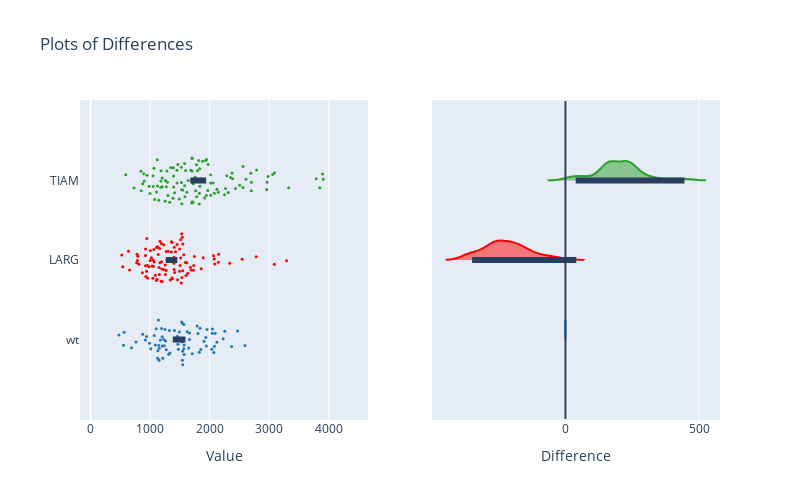

The cell this chart's notebook holds for it:
### Code cell
def plots_of_differences_plotly(df_in,factor='Value', ctl_label = 'wt', palette='tab10', plot_type='swarm',conditions_to_include='all'):
    
    '''
    A function to create the plots of differences plots with bootstrapping CIs on sample data. 
    Based on the method and code from Joachim Goedhart doi: https://doi.org/10.1101/578575
        https://www.biorxiv.org/content/10.1101/578575v1.full.pdf+html
        and related code in R: 
        https://github.com/JoachimGoedhart/PlotsOfDifferences/blob/master/app.R
    '''
    
    df = df_in.copy()

    if ctl_label == -1:
        grouping = 'label'
        assert len(df[grouping].unique()) < 30, str(len(df[grouping].unique()))+ ' groups will be difficult to display, try optimizing the clustering.'

    else:
        
        grouping = 'Condition'

        if conditions_to_include  == 'all':
            conditions_to_include = df['Condition'].unique()

        # Sort the dataframe by custom category list to set draw order
        df[grouping] = pd.Categorical(df[grouping], conditions_to_include)


    df.sort_values(by=grouping, inplace=True, ascending=True)

    
    fig = make_subplots(rows=1, cols=2, shared_yaxes=True)

    # Resize points based on number of samples to reduce overplotting.
    if(len(df) > 1000):
        pt_size = 1
    else:
        pt_size = 3


    # Get the control bootstrap

    # Get a colormap the length of unique condition (or whatever they're being grouped by)
    colors = np.asarray(sns.color_palette(palette, n_colors=len(pd.unique(df[grouping]))))

    ctl_bootstrap = bootstrap_sample(df[factor][df['Condition'] == ctl_label])

    # Store the calculated CIs in a list of shapes to add to the plot using shape in update layout.
    shape_list = []    

    for i in range(0,len(pd.unique(df[grouping]))):

        if (plot_type=='swarm'):

            # Plot the points
            fig.add_trace(go.Violin(
                                    # Select the subset of the dataframe we need by chaining another [] as condition to plot the susbset of the dataframe.
                                    x=df[factor][df[grouping] == pd.unique(df[grouping])[i]],
                                    y=df[grouping][df[grouping] == pd.unique(df[grouping])[i]],
                                    line={
                                        'width': 0
                                    },
                                    points="all",
                                    pointpos=0,
                                    marker={
                                         'color': 'rgb' + str(tuple(colors[i,:])),#colors[i],#'black' #diff_df['Value'].values
                                         'size': pt_size
                                         #'color': colors[np.where(cond_list == diff_df['Condition'])[0]]
                                    },
                                    orientation="h",
                                    jitter=1,
                                    fillcolor='rgba(0,0,0,0)',
                                    width= 0.75, # Width of the violin, will influence extent of jitter
                                   ),

                                    row=1, col=1)

        elif (plot_type=='violin'):

            # Plot the points
            fig.add_trace(go.Violin(
                                    # Select the subset of the dataframe we need by chaining another [] as condition to plot the susbset of the dataframe.
                                    x=df[factor][df[grouping] == pd.unique(df[grouping])[i]],
                                    y=df[grouping][df[grouping] == pd.unique(df[grouping])[i]],
                                    line={
                                        'width': 1
                                    },
                                    pointpos=0,
                                    marker={
                                         'color': 'rgb' + str(tuple(colors[i,:])),#colors[i],#'black' #diff_df['Value'].values
                                         'size': pt_size

                                    },
                                    orientation="h",
                                    side='positive',
                                    meanline_visible=True,
                                    points=False,
                                    width= 0.75, # Width of the violin, will influence extent of jitter
                                   ),

                                    row=1, col=1)

        elif (plot_type=='box'):

            # Plot the points
            fig.add_trace(go.Box(
                                # Select the subset of the dataframe we need by chaining another [] as condition to plot the susbset of the dataframe.
                                x=df[factor][df[grouping] == pd.unique(df[grouping])[i]],
                                y=df[grouping][df[grouping] == pd.unique(df[grouping])[i]],
                                line={
                                    'width': 1
                                },
#                                 pointpos=0,
                                marker={
                                     'color': 'rgb' + str(tuple(colors[i,:])),#colors[i],#'black' #diff_df['Value'].values
                                     'size': pt_size

                                },
                                orientation="h",
                                boxpoints='all',
                               ),

                                row=1, col=1)



        # Use the ctl_bootstrap if we're now on that condition, otherwise will create a new bootstrap sample that won't be the same.
        if(pd.unique(df['Condition'])[i] == ctl_label):
            bootstrap = ctl_bootstrap
        else:
            bootstrap = bootstrap_sample(df[factor][df['Condition'] == pd.unique(df['Condition'])[i]])

        difference = bootstrap - ctl_bootstrap

        # Calculate the confidence interval
        sample = df[factor][df['Condition'] == pd.unique(df['Condition'])[i]]
        raw_ci = st.t.interval(0.95, len(sample)-1, loc=np.mean(sample), scale=st.sem(sample))
        diff_ci = np.percentile(difference, [2.5,97.5])

        fig.add_trace(go.Violin(
                                # Select the subset of the dataframe we need by chaining another [] as condition to plot the susbset of the dataframe. 
                                x=difference,
                                y=df['Condition'][df['Condition'] == pd.unique(df['Condition'])[i]],    

                                side="positive",
                                orientation="h",
                                points=False,
                                # line_color = colors[i] #'black'
                                line_color = 'rgb' + str(tuple(colors[i,:])),#colors[i], #'black'

                               ), 
                                row=1, col=2)

 

        # Add raw CI to the list of dicts
        shape_list.append(dict(type="line", xref="x1", yref="y1",
                                 x0=raw_ci[0], y0=i, x1=raw_ci[1], y1=i, line_width=6))
        # Add diff CI to the list of dicts
        shape_list.append(dict(type="line", xref="x2", yref="y2",
                                 x0=diff_ci[0], y0=i, x1=diff_ci[1], y1=i, line_width=6))


    shape_list.append(dict(type="line", xref="x2", yref="y2",x0=0, y0=-1, x1=0, y1=3, line_width=2)) # Thick line at x=0 for the difference plot

    fig.update_layout(height=500, width=800,showlegend=False,
                      title_text="Plots of Differences",
                      shapes=shape_list # Accepts a list of dicts.
                     )
    fig.update_xaxes(title_text=factor, row=1, col=1)
    fig.update_xaxes(title_text="Difference", row=1, col=2)
    fig.show() 
    
# Test it:
diff_df = pd.read_csv('PlotsOfDiffs_Tidy.csv')
plots_of_differences_plotly(diff_df, conditions_to_include=['wt','LARG','TIAM'])

### Figure 1 — Plotly figure (JSON) as saved in the notebook; plotly's stock layout.template omitted (floating-point values rounded to 4 significant figures; data arrays with more than 128 entries replaced by an {"elided": "..."} marker saying what was removed)
{"data": [{"fillcolor": "rgba(0,0,0,0)", "jitter": 1, "line": {"width": 0}, "marker": {"color": "rgb(0.12156862745098039, 0.4666666666666667, 0.7058823529411765)", "size": 3}, "orientation": "h", "pointpos": 0, "points": "all", "type": "violin", "width": 0.75, "x": [1103.0, 1250.0, 1458.0, 1567.0, 1565.0, 1240.0, 1622.0, 1131.0, 564.5, 1955.0, 1826.0, 1707.0, 1476.0, 1531.0, 2081.0, 2043.0, 875.7, 1231.0, 477.2, 2122.0, 1571.0, 1946.0, 1087.0, 1323.0, 1543.0, 1127.0, 1542.0, 2228.0, 1661.0, 1572.0, 1840.0, 1194.0, 1805.0, 1173.0, 2368.0, 1272.0, 1070.0, 554.1, 1312.0, 1852.0, 1466.0, 1545.0, 1647.0, 990.9, 763.4, 1409.0, 2047.0, 1549.0, 1525.0, 1661.0, 1145.0, 1546.0, 2092.0, 1790.0, 1906.0, 1205.0, 2070.0, 1334.0, 1213.0, 921.4, 1936.0, 1154.0, 1203.0, 1493.0, 1151.0, 940.6, 2037.0, 2469.0, 1261.0, 1013.0, 689.7, 2254.0, 2594.0, 1140.0], "xaxis": "x", "y": ["wt", "wt", "wt", "wt", "wt", "wt", "wt", "wt", "wt", "wt", "wt", "wt", "wt", "wt", "wt", "wt", "wt", "wt", "wt", "wt", "wt", "wt", "wt", "wt", "wt", "wt", "wt", "wt", "wt", "wt", "wt", "wt", "wt", "wt", "wt", "wt", "wt", "wt", "wt", "wt", "wt", "wt", "wt", "wt", "wt", "wt", "wt", "wt", "wt", "wt", "wt", "wt", "wt", "wt", "wt", "wt", "wt", "wt", "wt", "wt", "wt", "wt", "wt", "wt", "wt", "wt", "wt", "wt", "wt", "wt", "wt", "wt", "wt", "wt"], "yaxis": "y"}, {"line": {"color": "rgb(0.12156862745098039, 0.4666666666666667, 0.7058823529411765)"}, "orientation": "h", "points": false, "side": "positive", "type": "violin", "x": {"elided": "1000 int values"}, "xaxis": "x2", "y": ["wt", "wt", "wt", "wt", "wt", "wt", "wt", "wt", "wt", "wt", "wt", "wt", "wt", "wt", "wt", "wt", "wt", "wt", "wt", "wt", "wt", "wt", "wt", "wt", "wt", "wt", "wt", "wt", "wt", "wt", "wt", "wt", "wt", "wt", "wt", "wt", "wt", "wt", "wt", "wt", "wt", "wt", "wt", "wt", "wt", "wt", "wt", "wt", "wt", "wt", "wt", "wt", "wt", "wt", "wt", "wt", "wt", "wt", "wt", "wt", "wt", "wt", "wt", "wt", "wt", "wt", "wt", "wt", "wt", "wt", "wt", "wt", "wt", "wt"], "yaxis": "y2"}, {"fillcolor": "rgba(0,0,0,0)", "jitter": 1, "line": {"width": 0}, "marker": {"color": "rgb(1.0, 0.4980392156862745, 0.054901960784313725)", "size": 3}, "orientation": "h", "pointpos": 0, "points": "all", "type": "violin", "width": 0.75, "x": [3291.0, 2546.0, 1005.0, 928.9, 1404, 1304.0, 1230.0, 1496.0, 1406.0, 1087.0, 1156.0, 2065.0, 1064.0, 1605.0, 1108.0, 1166.0, 1370.0, 1413.0, 1461.0, 1258.0, 1203.0, 1548.0, 1567.0, 2076.0, 983.8, 637.7, 958.5, 946.4, 781.7, 787.5, 1427.0, 2087.0, 812.9, 1504.0, 1403.0, 1358.0, 524.6, 1374.0, 1358.0, 1228.0, 1271.0, 1285.0, 1532.0, 1269.0, 1046.0, 1256.0, 1055.0, 1166.0, 775.4, 542.0, 1399.0, 795.0, 1689.0, 1338.0, 1744.0, 1137.0, 921.9, 923.5, 1369.0, 1725.0, 2152.0, 657.3, 1190.0, 2781.0, 1050.0, 1891.0, 1593.0, 3085.0, 1160.0, 1550.0, 1633.0, 1733.0, 1858.0, 1495.0, 1513.0, 1186.0, 1068.0, 1454.0, 2147.0, 923.1, 1108.0, 871.5, 1002.0, 1193.0, 1515.0, 1034.0, 1196.0, 1021.0, 1677.0, 1524.0, 955.6, 1535.0, 1616.0, 1117.0, 2336.0, 1151.0, 1541.0, 1127.0, 940.2], "xaxis": "x", "y": ["LARG", "LARG", "LARG", "LARG", "LARG", "LARG", "LARG", "LARG", "LARG", "LARG", "LARG", "LARG", "LARG", "LARG", "LARG", "LARG", "LARG", "LARG", "LARG", "LARG", "LARG", "LARG", "LARG", "LARG", "LARG", "LARG", "LARG", "LARG", "LARG", "LARG", "LARG", "LARG", "LARG", "LARG", "LARG", "LARG", "LARG", "LARG", "LARG", "LARG", "LARG", "LARG", "LARG", "LARG", "LARG", "LARG", "LARG", "LARG", "LARG", "LARG", "LARG", "LARG", "LARG", "LARG", "LARG", "LARG", "LARG", "LARG", "LARG", "LARG", "LARG", "LARG", "LARG", "LARG", "LARG", "LARG", "LARG", "LARG", "LARG", "LARG", "LARG", "LARG", "LARG", "LARG", "LARG", "LARG", "LARG", "LARG", "LARG", "LARG", "LARG", "LARG", "LARG", "LARG", "LARG", "LARG", "LARG", "LARG", "LARG", "LARG", "LARG", "LARG", "LARG", "LARG", "LARG", "LARG", "LARG", "LARG", "LARG"], "yaxis": "y"}, {"line": {"color": "rgb(1.0, 0.4980392156862745, 0.054901960784313725)"}, "orientation": "h", "points": false, "side": "positive", "type": "violin", "x": {"elided": "1000 float values"}, "xaxis": "x2", "y": ["LARG", "LARG", "LARG", "LARG", "LARG", "LARG", "LARG", "LARG", "LARG", "LARG", "LARG", "LARG", "LARG", "LARG", "LARG", "LARG", "LARG", "LARG", "LARG", "LARG", "LARG", "LARG", "LARG", "LARG", "LARG", "LARG", "LARG", "LARG", "LARG", "LARG", "LARG", "LARG", "LARG", "LARG", "LARG", "LARG", "LARG", "LARG", "LARG", "LARG", "LARG", "LARG", "LARG", "LARG", "LARG", "LARG", "LARG", "LARG", "LARG", "LARG", "LARG", "LARG", "LARG", "LARG", "LARG", "LARG", "LARG", "LARG", "LARG", "LARG", "LARG", "LARG", "LARG", "LARG", "LARG", "LARG", "LARG", "LARG", "LARG", "LARG", "LARG", "LARG", "LARG", "LARG", "LARG", "LARG", "LARG", "LARG", "LARG", "LARG", "LARG", "LARG", "LARG", "LARG", "LARG", "LARG", "LARG", "LARG", "LARG", "LARG", "LARG", "LARG", "LARG", "LARG", "LARG", "LARG", "LARG", "LARG", "LARG"], "yaxis": "y2"}, {"fillcolor": "rgba(0,0,0,0)", "jitter": 1, "line": {"width": 0}, "marker": {"color": "rgb(0.17254901960784313, 0.6274509803921569, 0.17254901960784313)", "size": 3}, "orientation": "h", "pointpos": 0, "points": "all", "type": "violin", "width": 0.75, "x": [1300, 1109.0, 1205.0, 1395.0, 2560.0, 2957.0, 1291.0, 1384.0, 1183.0, 1704.0, 902.7, 3894.0, 1466.0, 1797.0, 1828.0, 2504.0, 1283.0, 984.7, 1185.0, 2376.0, 2122.0, 1936.0, 1837.0, 1348.0, 1530.0, 2059.0, 852.0, 2311.0, 2610.0, 1944.0, 1781.0, 3089.0, 1050.0, 1585.0, 1065.0, 1533.0, 1077.0, 1581.0, 1524.0, 1756.0, 1707.0, 1452.0, 2288, 2434.0, 2266.0, 1526.0, 1706.0, 1974.0, 2016.0, 1685.0, 2702.0, 2386.0, 3326.0, 1639.0, 893.6, 1597.0, 1253.0, 1120.0, 847.4, 1781.0, 1916.0, 1274.0, 948.5, 1205.0, 1491.0, 1548.0, 1260.0, 591.6, 1124.0, 3907.0, 1397.0, 2788.0, 2699.0, 1703.0, 1617.0, 3849.0, 1180.0, 1767.0, 3058.0, 2017.0, 2250.0, 1699.0, 999.6, 2079.0, 2692.0, 1947.0, 2560.0, 2963.0, 3789.0, 1884.0, 1331.0, 1723.0, 1854.0, 1970.0, 1580.0, 2017.0, 1054.0, 1826.0, 1146.0, 877.3, 1725.0, 1454.0, 1411.0, 1817.0, 2350.0, 1392.0, 730.1, 2146.0, 1833.0, 2981.0], "xaxis": "x", "y": ["TIAM", "TIAM", "TIAM", "TIAM", "TIAM", "TIAM", "TIAM", "TIAM", "TIAM", "TIAM", "TIAM", "TIAM", "TIAM", "TIAM", "TIAM", "TIAM", "TIAM", "TIAM", "TIAM", "TIAM", "TIAM", "TIAM", "TIAM", "TIAM", "TIAM", "TIAM", "TIAM", "TIAM", "TIAM", "TIAM", "TIAM", "TIAM", "TIAM", "TIAM", "TIAM", "TIAM", "TIAM", "TIAM", "TIAM", "TIAM", "TIAM", "TIAM", "TIAM", "TIAM", "TIAM", "TIAM", "TIAM", "TIAM", "TIAM", "TIAM", "TIAM", "TIAM", "TIAM", "TIAM", "TIAM", "TIAM", "TIAM", "TIAM", "TIAM", "TIAM", "TIAM", "TIAM", "TIAM", "TIAM", "TIAM", "TIAM", "TIAM", "TIAM", "TIAM", "TIAM", "TIAM", "TIAM", "TIAM", "TIAM", "TIAM", "TIAM", "TIAM", "TIAM", "TIAM", "TIAM", "TIAM", "TIAM", "TIAM", "TIAM", "TIAM", "TIAM", "TIAM", "TIAM", "TIAM", "TIAM", "TIAM", "TIAM", "TIAM", "TIAM", "TIAM", "TIAM", "TIAM", "TIAM", "TIAM", "TIAM", "TIAM", "TIAM", "TIAM", "TIAM", "TIAM", "TIAM", "TIAM", "TIAM", "TIAM", "TIAM"], "yaxis": "y"}, {"line": {"color": "rgb(0.17254901960784313, 0.6274509803921569, 0.17254901960784313)"}, "orientation": "h", "points": false, "side": "positive", "type": "violin", "x": {"elided": "1000 float values"}, "xaxis": "x2", "y": ["TIAM", "TIAM", "TIAM", "TIAM", "TIAM", "TIAM", "TIAM", "TIAM", "TIAM", "TIAM", "TIAM", "TIAM", "TIAM", "TIAM", "TIAM", "TIAM", "TIAM", "TIAM", "TIAM", "TIAM", "TIAM", "TIAM", "TIAM", "TIAM", "TIAM", "TIAM", "TIAM", "TIAM", "TIAM", "TIAM", "TIAM", "TIAM", "TIAM", "TIAM", "TIAM", "TIAM", "TIAM", "TIAM", "TIAM", "TIAM", "TIAM", "TIAM", "TIAM", "TIAM", "TIAM", "TIAM", "TIAM", "TIAM", "TIAM", "TIAM", "TIAM", "TIAM", "TIAM", "TIAM", "TIAM", "TIAM", "TIAM", "TIAM", "TIAM", "TIAM", "TIAM", "TIAM", "TIAM", "TIAM", "TIAM", "TIAM", "TIAM", "TIAM", "TIAM", "TIAM", "TIAM", "TIAM", "TIAM", "TIAM", "TIAM", "TIAM", "TIAM", "TIAM", "TIAM", "TIAM", "TIAM", "TIAM", "TIAM", "TIAM", "TIAM", "TIAM", "TIAM", "TIAM", "TIAM", "TIAM", "TIAM", "TIAM", "TIAM", "TIAM", "TIAM", "TIAM", "TIAM", "TIAM", "TIAM", "TIAM", "TIAM", "TIAM", "TIAM", "TIAM", "TIAM", "TIAM", "TIAM", "TIAM", "TIAM", "TIAM"], "yaxis": "y2"}], "layout": {"height": 500, "shapes": [{"line": {"width": 6}, "type": "line", "x0": 1380.0, "x1": 1593.0, "xref": "x", "y0": 0, "y1": 0, "yref": "y"}, {"line": {"width": 6}, "type": "line", "x0": 0, "x1": 0, "xref": "x2", "y0": 0, "y1": 0, "yref": "y2"}, {"line": {"width": 6}, "type": "line", "x0": 1264.0, "x1": 1458.0, "xref": "x", "y0": 1, "y1": 1, "yref": "y"}, {"line": {"width": 6}, "type": "line", "x0": -349.3, "x1": 40.77, "xref": "x2", "y0": 1, "y1": 1, "yref": "y2"}, {"line": {"width": 6}, "type": "line", "x0": 1675.0, "x1": 1941.0, "xref": "x", "y0": 2, "y1": 2, "yref": "y"}, {"line": {"width": 6}, "type": "line", "x0": 38.42, "x1": 445.5, "xref": "x2", "y0": 2, "y1": 2, "yref": "y2"}, {"line": {"width": 2}, "type": "line", "x0": 0, "x1": 0, "xref": "x2", "y0": -1, "y1": 3, "yref": "y2"}], "showlegend": false, "title": {"text": "Plots of Differences"}, "width": 800, "xaxis": {"anchor": "y", "domain": [0, 0.45], "title": {"text": "Value"}}, "xaxis2": {"anchor": "y2", "domain": [0.55, 1], "title": {"text": "Difference"}}, "yaxis": {"anchor": "x", "domain": [0, 1]}, "yaxis2": {"anchor": "x2", "domain": [0, 1], "matches": "y", "showticklabels": false}}}
